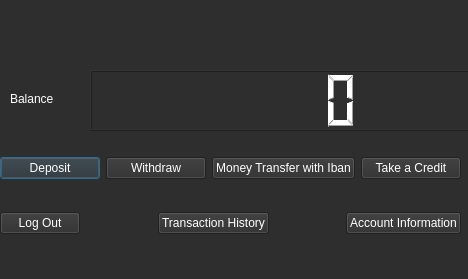
<?xml version="1.0" encoding="UTF-8"?>
<ui version="4.0">
 <class>Menu</class>
 <widget class="QDialog" name="Menu">
  <property name="geometry">
   <rect>
    <x>0</x>
    <y>0</y>
    <width>468</width>
    <height>279</height>
   </rect>
  </property>
  <property name="mouseTracking">
   <bool>false</bool>
  </property>
  <property name="windowTitle">
   <string>Dialog</string>
  </property>
  <property name="styleSheet">
   <string notr="true">background-color: #2e2e2e; color: white;</string>
  </property>
  <widget class="QLabel" name="label">
   <property name="geometry">
    <rect>
     <x>400</x>
     <y>0</y>
     <width>71</width>
     <height>51</height>
    </rect>
   </property>
   <property name="mouseTracking">
    <bool>false</bool>
   </property>
   <property name="tabletTracking">
    <bool>false</bool>
   </property>
   <property name="text">
    <string/>
   </property>
   <property name="pixmap">
    <pixmap resource="Resource.qrc">:/6.png</pixmap>
   </property>
   <property name="scaledContents">
    <bool>true</bool>
   </property>
  </widget>
  <widget class="QWidget" name="layoutWidget">
   <property name="geometry">
    <rect>
     <x>0</x>
     <y>130</y>
     <width>461</width>
     <height>131</height>
    </rect>
   </property>
   <property name="mouseTracking">
    <bool>false</bool>
   </property>
   <property name="tabletTracking">
    <bool>false</bool>
   </property>
   <layout class="QVBoxLayout" name="verticalLayout">
    <item>
     <layout class="QHBoxLayout" name="horizontalLayout">
      <item>
       <widget class="QPushButton" name="pushButton">
        <property name="mouseTracking">
         <bool>false</bool>
        </property>
        <property name="tabletTracking">
         <bool>false</bool>
        </property>
        <property name="text">
         <string>Deposit</string>
        </property>
       </widget>
      </item>
      <item>
       <widget class="QPushButton" name="pushButton_2">
        <property name="mouseTracking">
         <bool>false</bool>
        </property>
        <property name="tabletTracking">
         <bool>false</bool>
        </property>
        <property name="text">
         <string>Withdraw</string>
        </property>
       </widget>
      </item>
      <item>
       <widget class="QPushButton" name="pushButton_3">
        <property name="mouseTracking">
         <bool>false</bool>
        </property>
        <property name="tabletTracking">
         <bool>false</bool>
        </property>
        <property name="text">
         <string>Money Transfer with Iban</string>
        </property>
       </widget>
      </item>
      <item>
       <widget class="QPushButton" name="pushButton_5">
        <property name="text">
         <string>Take a Credit</string>
        </property>
       </widget>
      </item>
     </layout>
    </item>
    <item>
     <layout class="QHBoxLayout" name="horizontalLayout_3">
      <item>
       <widget class="QPushButton" name="pushButton_4">
        <property name="mouseTracking">
         <bool>false</bool>
        </property>
        <property name="tabletTracking">
         <bool>false</bool>
        </property>
        <property name="text">
         <string>Log Out</string>
        </property>
       </widget>
      </item>
      <item>
       <spacer name="horizontalSpacer">
        <property name="orientation">
         <enum>Qt::Horizontal</enum>
        </property>
        <property name="sizeHint" stdset="0">
         <size>
          <width>40</width>
          <height>20</height>
         </size>
        </property>
       </spacer>
      </item>
      <item>
       <widget class="QPushButton" name="pushButton_7">
        <property name="text">
         <string>Transaction History</string>
        </property>
       </widget>
      </item>
      <item>
       <spacer name="horizontalSpacer_2">
        <property name="orientation">
         <enum>Qt::Horizontal</enum>
        </property>
        <property name="sizeHint" stdset="0">
         <size>
          <width>40</width>
          <height>20</height>
         </size>
        </property>
       </spacer>
      </item>
      <item>
       <widget class="QPushButton" name="pushButton_6">
        <property name="text">
         <string>Account Information</string>
        </property>
       </widget>
      </item>
     </layout>
    </item>
   </layout>
  </widget>
  <widget class="QLabel" name="label_2">
   <property name="geometry">
    <rect>
     <x>10</x>
     <y>30</y>
     <width>381</width>
     <height>18</height>
    </rect>
   </property>
   <property name="text">
    <string/>
   </property>
  </widget>
  <widget class="QLabel" name="label_3">
   <property name="geometry">
    <rect>
     <x>10</x>
     <y>10</y>
     <width>261</width>
     <height>18</height>
    </rect>
   </property>
   <property name="text">
    <string/>
   </property>
  </widget>
  <widget class="QLabel" name="label_4">
   <property name="geometry">
    <rect>
     <x>10</x>
     <y>70</y>
     <width>81</width>
     <height>57</height>
    </rect>
   </property>
   <property name="focusPolicy">
    <enum>Qt::NoFocus</enum>
   </property>
   <property name="frameShadow">
    <enum>QFrame::Plain</enum>
   </property>
   <property name="text">
    <string>Balance</string>
   </property>
   <property name="textFormat">
    <enum>Qt::AutoText</enum>
   </property>
  </widget>
  <widget class="QLCDNumber" name="lcdNumber">
   <property name="geometry">
    <rect>
     <x>90</x>
     <y>70</y>
     <width>381</width>
     <height>61</height>
    </rect>
   </property>
  </widget>
 </widget>
 <tabstops>
  <tabstop>pushButton</tabstop>
  <tabstop>pushButton_2</tabstop>
  <tabstop>pushButton_3</tabstop>
  <tabstop>pushButton_5</tabstop>
  <tabstop>pushButton_6</tabstop>
  <tabstop>pushButton_7</tabstop>
  <tabstop>pushButton_4</tabstop>
 </tabstops>
 <resources>
  <include location="Resource.qrc"/>
 </resources>
 <connections/>
</ui>
